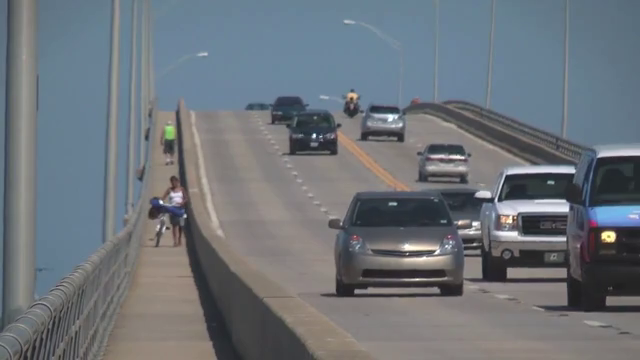
#> input picture frame 501 of CV1_TP5/slow_traffic_small.mp4, 640 x 360 px, given in place of vtest.avi, which was not available
$ jupyter execute tp5.ipynb   (text cells are left out)
#> lines starting #> are read from the running program, lines starting #| are printed output that depends on the picture; after the words box and inside, x2 and y2 are one past the last pixel; in counts of white or black regions, pixels touching at a corner belong together; pictures that were not available may be replaced by others from this repository, and a replacement may not be noted
[cell 1]
import cv2 as cv
import random
import numpy as np
import time

[cell 2]
def getMedianImage(capture, n: int):
    # Obtengo los IDs de n frames aleatorios
#> called with n = 15
    frameIds = capture.get(cv.CAP_PROP_FRAME_COUNT) * np.random.uniform(size=n)

    # Guardo los frames en una lista
    frames = []
    for id in frameIds:
        capture.set(cv.CAP_PROP_POS_FRAMES, id)
        ret, frame = capture.read()
        frames.append(frame)
#> this loop made 15 passes
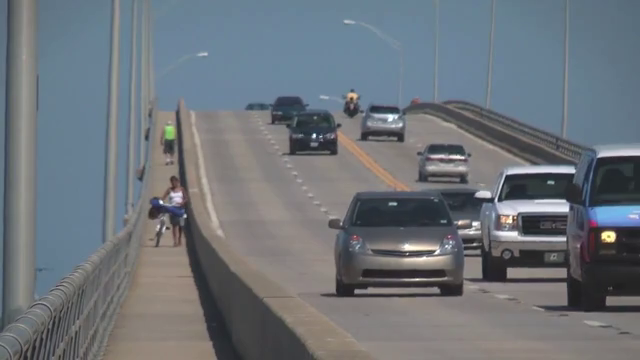
#> input picture frame 501 of CV1_TP5/slow_traffic_small.mp4, 640 x 360 px, given in place of vtest.avi, which was not available
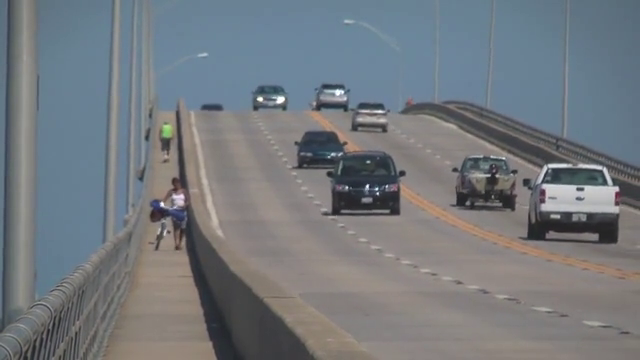
#> input picture frame 653 of CV1_TP5/slow_traffic_small.mp4, 640 x 360 px, given in place of vtest.avi, which was not available
#> pass 3, in getMedianImage, `ret, frame = capture.read()`:
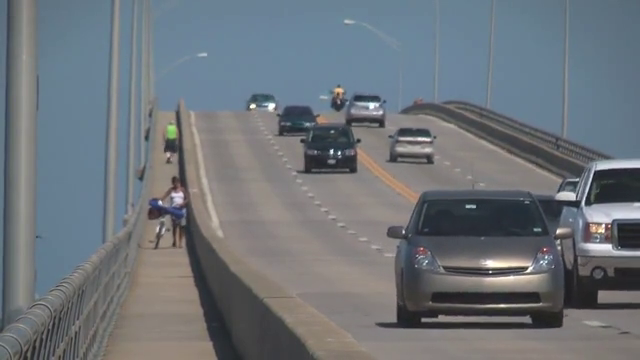
#> frame: shape (360, 640, 3); mean B, G, R 121.9, 116.1, 109.9
#> after the loop, frames = 15 items

    # Calculo la mediana
    medianFrame = np.median(frames, axis=0).astype(dtype=np.uint8)
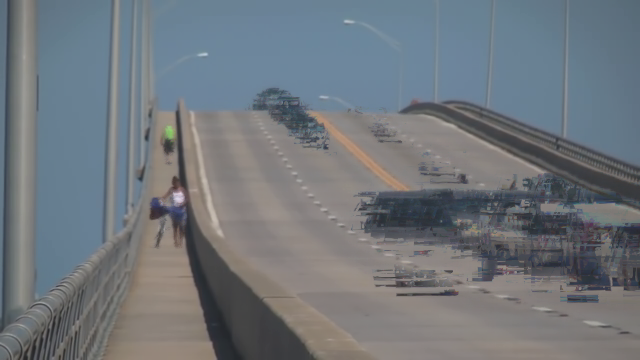
#> medianFrame: shape (360, 640, 3); mean of channels 0, 1, 2 124.1, 118.3, 112.3; drawn as B, G, R
    return medianFrame

def NaiveBackgroundSubstractor(capture, n: int, segundos: int):


    grayMedianFrame = cv.cvtColor(getMedianImage(capture, n), cv.COLOR_BGR2GRAY)
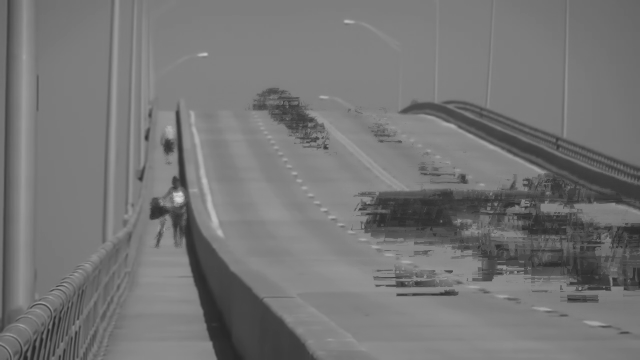
#> grayMedianFrame: shape (360, 640); min 37, max 216, mean 117.2

    # Volvemos al primer frame del video
    capture.set(cv.CAP_PROP_POS_FRAMES, 0)

    #Inicializamos el temporizador
    startTime = time.time()

    ret = True
    while(ret):

        if (time.time() - startTime) > segundos:
            grayMedianFrame = cv.cvtColor(getMedianImage(capture, n), cv.COLOR_BGR2GRAY)
            startTime =  time.time()
            print("Se ha actualizado el fondo")
        # Leemos cada frame
        ret, frame = capture.read()
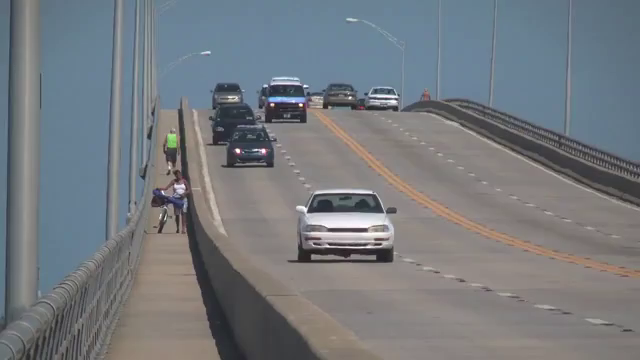
#> input picture frame 0 of CV1_TP5/slow_traffic_small.mp4, 640 x 360 px, given in place of vtest.avi, which was not available
#> frame is the input picture: shape (360, 640, 3); mean B, G, R 126.7, 121.9, 117.5
        frame = cv.cvtColor(frame, cv.COLOR_BGR2GRAY)
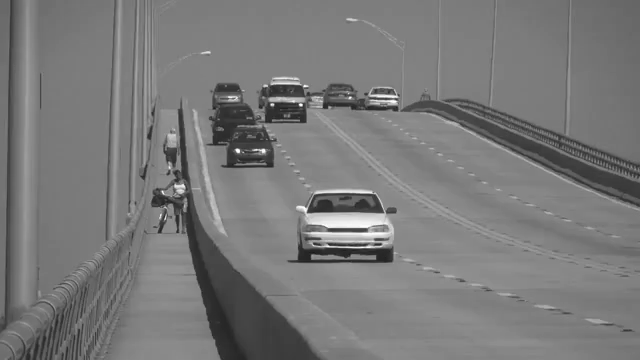
#> frame: shape (360, 640); min 24, max 255, mean 121.1
        # Restamos el frame con la mediana
        dframe = cv.absdiff(frame, grayMedianFrame)
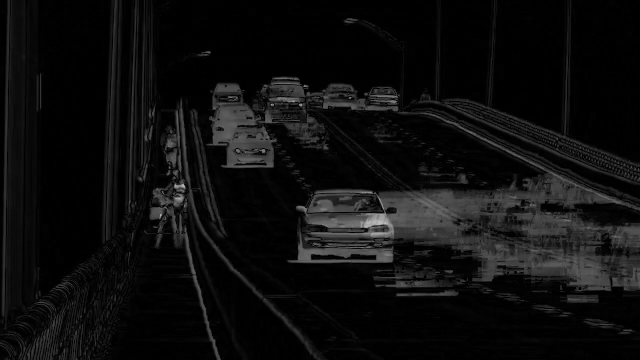
#> dframe: shape (360, 640); min 0, max 191, mean 14.1
        # Aplicamos un threshold para binarizar
        th, dframe = cv.threshold(dframe, 30, 255, cv.THRESH_BINARY)
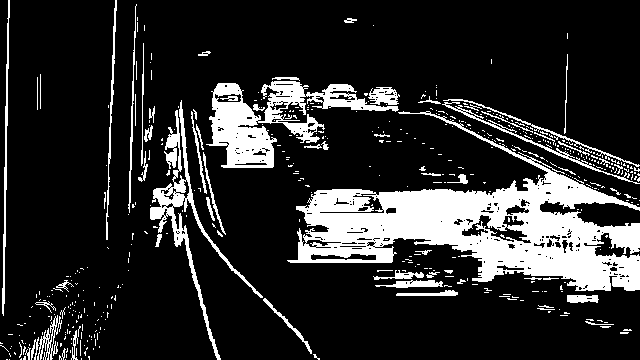
#> dframe: shape (360, 640); 17.4% white; 490 white regions (425 under 20 px), largest, box (x1, y1, x2, y2) and area: (287, 111, 640, 291) 22365, (206, 81, 399, 168) 5868, (150, 100, 263, 360) 2895
        # Display image
        cv.imshow('frame', dframe)

        keyboard = cv.waitKey(30)
#> (key Esc is pressed here)
        if keyboard == 'q' or keyboard == 27:
              break

    # Release video object
    capture.release()

    # Destroy all windows
    cv.destroyAllWindows()

$ run again, starting later in the video
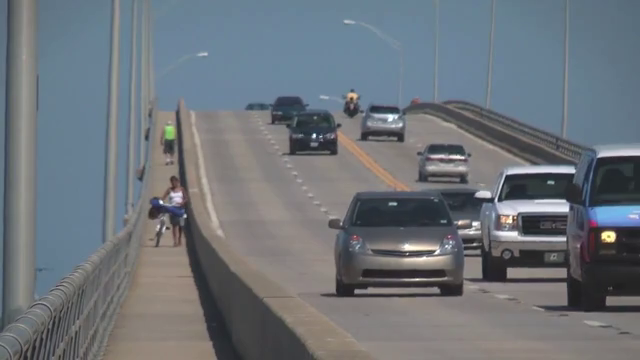
#> input picture frame 501 of CV1_TP5/slow_traffic_small.mp4, 640 x 360 px, given in place of vtest.avi, which was not available
#> the loop in getMedianImage, `for id in frameIds:` made 15 passes
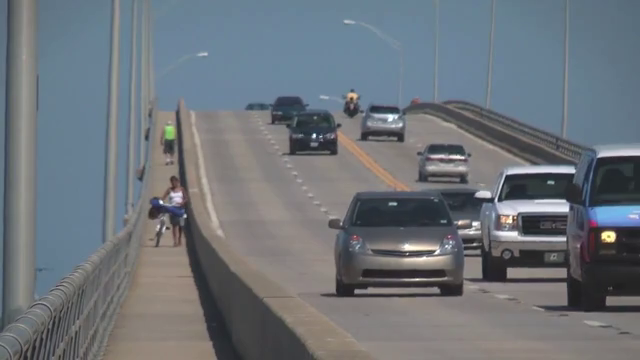
#> input picture frame 501 of CV1_TP5/slow_traffic_small.mp4, 640 x 360 px, given in place of vtest.avi, which was not available
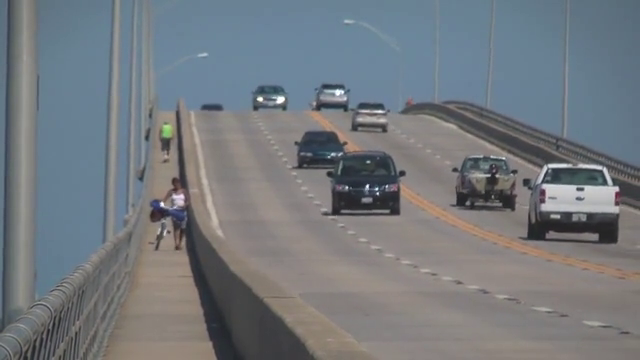
#> input picture frame 653 of CV1_TP5/slow_traffic_small.mp4, 640 x 360 px, given in place of vtest.avi, which was not available
#> after the loop in getMedianImage, `for id in frameIds:`: frames = 15 items
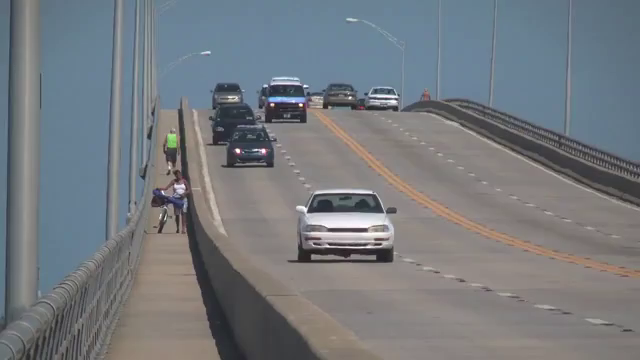
#> input picture frame 0 of CV1_TP5/slow_traffic_small.mp4, 640 x 360 px, given in place of vtest.avi, which was not available
#> in NaiveBackgroundSubstractor, frame is the input picture: shape (360, 640, 3); mean B, G, R 126.7, 121.9, 117.5
